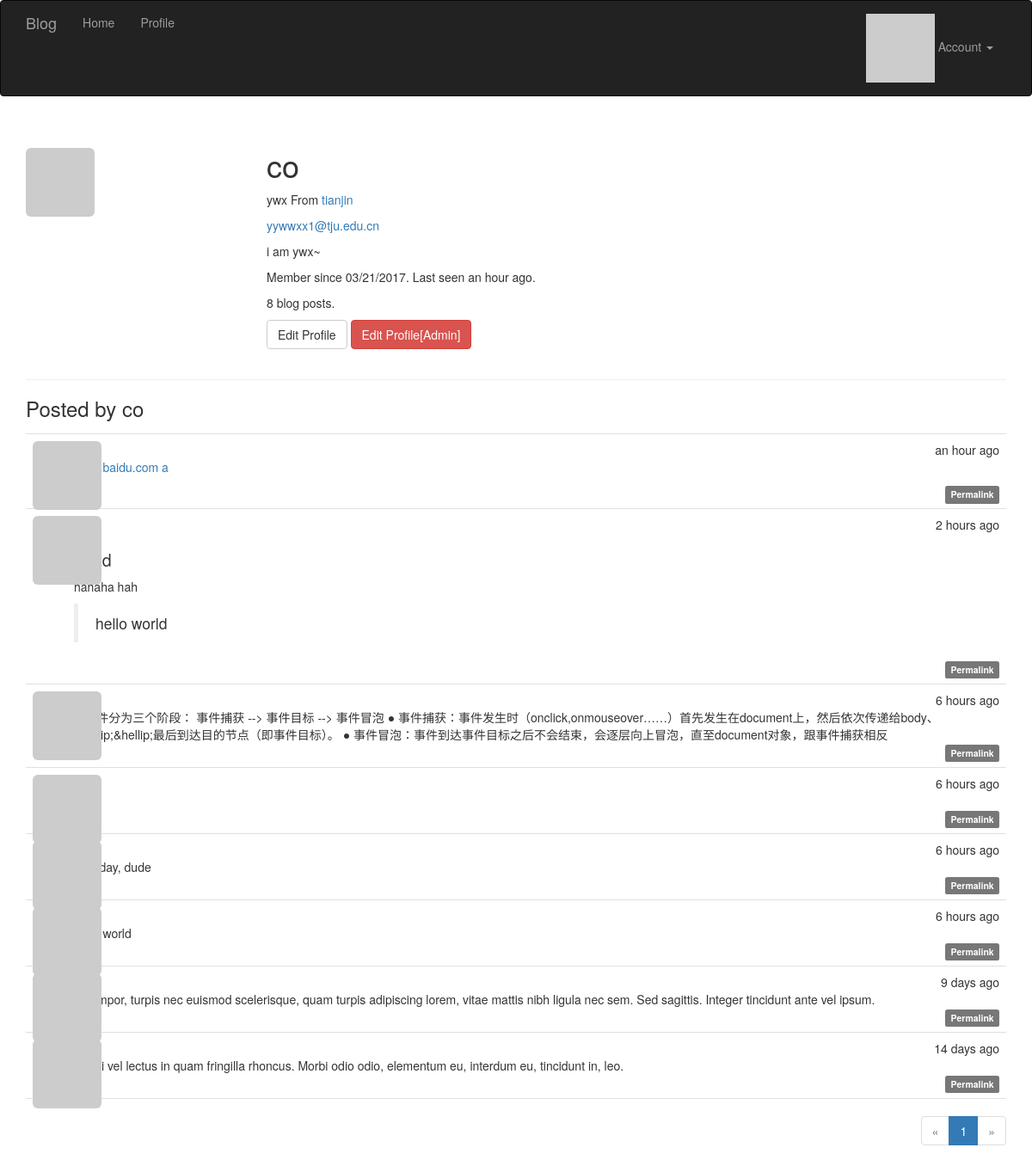
The app's page /user/co (signed in) with its own data.
### app/models.py (models this page shows, shortened)
class User(UserMixin, db.Model):
	__tablename__ = 'users'
	id = db.Column(db.Integer, primary_key=True)
	email = db.Column(db.String(64), unique=True, index=True)
	username = db.Column(db.String(64), unique=True, index=True)
	password_hash = db.Column(db.String(128))
	role_id = db.Column(db.Integer, db.ForeignKey('roles.id'))
	confirmed = db.Column(db.Boolean, default=False)
	name = db.Column(db.String(64))
	location = db.Column(db.String(64))
	about_me = db.Column(db.Text())
	member_since = db.Column(db.DateTime(), default=datetime.utcnow)
	last_seen = db.Column(db.DateTime(), default=datetime.utcnow)
	posts = db.relationship('Post', backref='author', lazy='dynamic')
	@property
	def password(self):
		raise AttributeError('password is not a readable attribute')
	@login_manager.user_loader #这个是登录模块的东西
	def load_user(user_id):
		return User.query.get(int(user_id)) #返回当前user对象，作为current_user
	def can(self, permissions):
		return self.role is not None and \
			(self.role.permissions & permissions) == permissions #权限判断巧妙
	def is_administrator(self):
		return self.can(Permission.ADMINISTER)
	def ping(self):
		self.last_seen = datetime.utcnow()
		db.session.add(self)
	def gravatar(self,size=100,default='identicon', rating='g'):
		if request.is_secure:
			url = 'https://secure.gravatar.com/avatar'
		else:
			url = 'http://gravatar.com/avatar'
		hash = hashlib.md5(self.email.encode('utf-8')).hexdigest()
		return '{url}/{hash}?s={size}&d={default}&r={rating}'.format(
			url=url,hash=hash,size=size,default=default,rating=rating)

class Post(db.Model):
	__tablename__='posts'
	id = db.Column(db.Integer, primary_key=True)
	body = db.Column(db.Text)
	body_html = db.Column(db.Text)
	timestamp = db.Column(db.DateTime, index=True, default=datetime.utcnow)
	author_id = db.Column(db.Integer, db.ForeignKey('users.id'))

### app/main/views.py (the view)
@main.route('/user/<username>')
def user(username):
	user = User.query.filter_by(username=username).first_or_404()
	page = request.args.get('page',1,type=int)
	pagination = user.posts.order_by(Post.timestamp.desc()).paginate(
			page, per_page=current_app.config['POSTS_PER_PAGE'], error_out=False)
	posts = pagination.items
	return render_template('user.html',user=user,posts=posts, pagination=pagination)

### app/auth/views.py (called while the page is built)
@auth.before_app_request #在全局的所有request之前，判断如果1.用户登录2.且未确认3.且请求的端点不在auth蓝本中,则强制跳转到unconfirm界面
def before_request():
	if current_user.is_authenticated:
		current_user.ping()
		if not current_user.confirmed \
			and request.endpoint \
			and request.endpoint[:5]!= 'auth.'\
			and request.endpoint != 'static':
			return redirect(url_for('auth.unconfirmed'))

### app/main/__init__.py (called while the page is built)
@main.app_context_processor #Permission类加入全局上下文卡，在所有模板中都可以全局访问
def inject_perssions():
	return dict(Permission=Permission)

### app/templates/user.html (shortened to what this page needs)
{% extends "base.html" %}
{% import "_macros.html" as macros %}
{% block page_content %}
<div class="page-header">
    <img class="img-rounded profile-thumbnail" src="{{user.gravatar(size=256)}}">
    <div class="profile-header">
        <h1>{{ user.username }}</h1>
        {% if user.name or user.location %}
        <p>
            {% if user.name %}{{ user.name }}{% endif %}
            {% if user.location %}
                From <a href="http://maps.google.com/?q={{ user.location }}">{{ user.location }}</a>
            {% endif %}
        </p>
        {% endif %}
        {% if current_user.is_administrator() %}
        <p><a href="mailto:{{ user.email }}">{{ user.email }}</a></p>
        {% endif %}
        {% if user.about_me %}<p>{{ user.about_me }}</p>{% endif %}
        <p>Member since {{ moment(user.member_since).format('L') }}. Last seen {{ moment(user.last_seen).fromNow() }}.</p>
        <p>{{user.posts.count()}} blog posts.</p>
        <p>
            {%if user == current_user %}
            <a class="btn btn-default" href="{{url_for('.edit_profile')}}">Edit Profile</a>
            {% endif %}
            {% if current_user.is_administrator()%}
            <a class="btn btn-danger" href="{{url_for('.edit_profile_admin',id=user.id)}}" >Edit Profile[Admin]</a>
            {% endif %}
        </p>
    </div>
</div>
<h3>Posted by {{user.username}}</h3>
{% include '_posts.html'%}
{% if pagination %}
<div class="pagination">
    {{ macros.pagination_widget(pagination, '.user', username=user.username) }}
</div>
{% endif %}
{% endblock %}

### app/templates/base.html (shortened to what this page needs)
{% extends "bootstrap/base.html" %}
{% import "bootstrap/wtf.html" as wtf%}
{% block head %}
{{ super() }}
<link rel="stylesheet" type="text/css" href="{{url_for('static',filename= 'style.css')}}">
{% endblock %}
{% block navbar %}
<div class="navbar navbar-inverse" role="navigation" >
	<div class="container">
		<div class="navbar-header">
			<a href="/" class="navbar-brand">Blog</a>
		</div>
		<div class="navbar-collapse collapse">
			<ul class="nav navbar-nav">
				<li><a href="/">Home</a></li>
				{% if current_user.is_authenticated %}
				<li><a href="{{url_for('main.user',username=current_user.username) }}">Profile</a></li>
				{% endif %}
			</ul>
			<ul class="nav navbar-nav navbar-right">
				{%if current_user.is_authenticated %}
				<li class="dropdown">
					<a href="#" class="dropdown-toggle" data-toggle="dropdown">
						<img src="{{ current_user.gravatar(size=18)}}">
						Account <b class="caret"></b>
					</a>
				</li>
				{% else %}
				<li><a href="{{ url_for('auth.login') }}">Sign In</a></li>
				{% endif %}
			</ul>
		</div>
	</div>
</div>
{% endblock %}
{% block content %}
<div class="container">
	{% block page_content %}{% endblock %}
</div>
{% endblock %}

### app/templates/_macros.html
{% macro pagination_widget(pagination, endpoint)%}
<ul class="pagination">
	<li {% if not pagination.has_prev %}class="disabled" {% endif %}>
		<a href="{% if pagination.has_prev %}{{url_for(endpoint,page=pagination.prev_num, **kwargs)}}{% else %}#{% endif %}">
			&laquo;
		</a>
	</li>
	{% for p in pagination.iter_pages() %}
	{% if p %}
		{% if p == pagination.page %}
		<li class="active">
			<a href="{{url_for(endpoint,page=p, **kwargs)}}">{{p}}</a>
		</li>
		{% else %}
		<li>
			<a href="{{url_for(endpoint,page=p, **kwargs)}}">{{p}}</a>
		</li>
		{% endif %}
	{% else %}
	<li class="disabled"><a href="#"> &hellip;</a></li>
	{% endif %}
	{% endfor %}
	<li {% if not pagination.has_next %} class="disabled" {% endif %}>
		<a href="{% if pagination.has_next %}{{url_for(endpoint,page=pagination.next_num, **kwargs)}}{% else %}#{% endif %}">
			&raquo;
		</a>
	</li>
</ul>
{% endmacro %}

### app/templates/_posts.html
<ul class="posts">
    {% for post in posts %}
    <li class="post">
        <div class="post-thumbnail">
            <a href="{{ url_for('.user', username=post.author.username) }}">
                <img class="img-rounded profile-thumbnail" src="{{ post.author.gravatar(size=40) }}">
            </a>
        </div>
        <div class="post-content">
            <div class="post-date">{{ moment(post.timestamp).fromNow() }}</div>
            <div class="post-author"><a href="{{ url_for('.user', username=post.author.username) }}">{{ post.author.username }}</a></div>
            <div class="post-body">
                {% if post.body_html%}
                {{post.body_html | safe}}
                {% else %}
                {{post.body}}
                {% endif %}
            </div>
            <div class="post-footer">
                <a href="{{url_for('.post',id=post.id)}}">
                    <span class="label label-default">Permalink</span>
                </a>
            </div>
        </div>
    </li>
    {% endfor %}
</ul>

### app/static/style.css (style rules this page uses)
.profile-thumbnail { position: absolute; }
.profile-header { min-height: 260px; margin-left: 280px; }
ul.posts { list-style-type: none; padding: 0px; margin: 16px 0px 0px 0px; border-top: 1px solid #e0e0e0; }
ul.posts li.post { padding: 8px; border-bottom: 1px solid #e0e0e0; }
div.post-date { float: right; }
div.post-author { font-weight: bold; }
div.post-thumbnail { position: absolute; }
div.post-content { margin-left: 48px; min-height: 48px; }
div.pagination { width: 100%; text-align: right; padding: 0px; margin: 0px; }
div.post-footer { text-align: right; }
.post-body h1 { font-size: 140%; }

### records on screen
User: username "co", name "ywx", location "tianjin", email "yywwxx1@tju.edu.cn", about_me "i am ywx~", member_since "03/21/2017", last_seen "an hour ago"
Post: timestamp "an hour ago", body_html "www.baidu.com a"
Post: timestamp "2 hours ago", body_html "hahaha hah hello world"
Post: timestamp "6 hours ago", body "● 事件分为三个阶段： 事件捕获 --> 事件目标 --> 事件冒泡 ● 事件捕获：事件发生时（onclick,onmouseover……）首先发生在document上，然后依次传递给body、&hellip;&hellip;最后到达目的节点（即事件目标）。 ● 事件冒泡：事件到达事件目标之后不会结束，会逐层向上冒泡，直至document对象，跟事件捕获相反"
Post: timestamp "6 hours ago"
Post: timestamp "6 hours ago", body "nice day, dude"
Post: timestamp "6 hours ago", body "hello world"
Post: timestamp "9 days ago", body "In tempor, turpis nec euismod scelerisque, quam turpis adipiscing lorem, vitae mattis nibh ligula nec sem. Sed sagittis. Integer tincidunt ante vel ipsum."
Post: timestamp "14 days ago", body "Morbi vel lectus in quam fringilla rhoncus. Morbi odio odio, elementum eu, interdum eu, tincidunt in, leo."

### other values on screen
{{ user.posts.count() }} "8"
{{ p }} "1"
